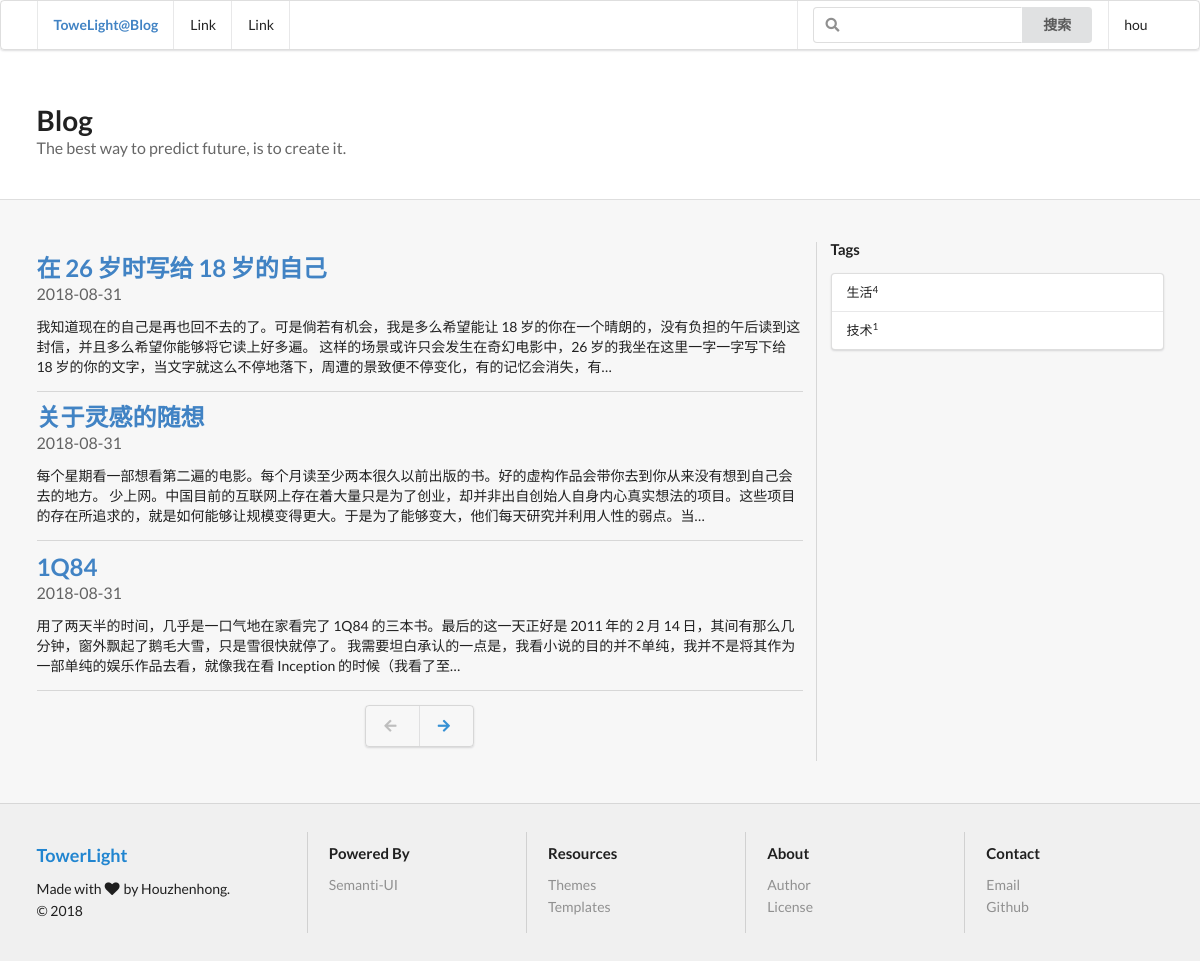
The app's page / (signed in) with its own data.
### blogapp/models.py (models this page shows, shortened)
class Article(models.Model):
    title = models.CharField('标题', null=True, blank=True, max_length=50)
    content = models.TextField('正文', null=True, blank=True, max_length=10000)
    tag = models.ManyToManyField('Tag', verbose_name='标签集合', blank=True)
    add_date = models.DateTimeField('保存日期', default=timezone.now)

class Tag(models.Model):
    name = models.CharField('标签名', max_length=30)

### blogapp/views.py (the view)
# urls.py: path('', index, name='index'), #
def index(request, page=None):
    context = {}
    article_list_str = Article.objects.all().order_by('add_date')
    context['article_list'] = page_robot(context, article_list_str, page)
    context['tag_list'] = Tag.objects.annotate(num_posts=Count('article'))
    return render(request, 'index.html', context)

### blogapp/views.py (called while the page is built)
def page_robot(context, article_list_str, page):
    article_list_str = Paginator(article_list_str, 3)
    try:
        context['article_list'] = article_list_str.page(page)
    except PageNotAnInteger:
        context['article_list'] = article_list_str.page(1)
    except EmptyPage:
        context['article_list'] = article_list_str.page(
            article_list_str.num_pages)
    return context['article_list']

### blogapp/templates/index.html (shortened to what this page needs)
<!DOCTYPE html>
{% load staticfiles %}
<html>
<head>
    <link href="https://cdn.bootcss.com/semantic-ui/2.3.1/semantic.min.css" rel="stylesheet">
    <link href="{% static 'costom.css' %}" rel="stylesheet">
</head>
<body>
    <div class="pusher">
        <div class="ui menu">
            <div class="ui container">
                <div class="header item"><a href="/">ToweLight@Blog</a></div>
                <a class="item">Link</a>
                <a class="item">Link</a>
                <div class="right menu">
                    <div class="item">
                        <div class="ui action left icon input">
                        <input type="text" placeholder="">
                        <button class="ui button">搜索</button>
                        </div>
					</div>
					{% if request.user.is_authenticated %}
					<div class="item">
						<p>{{ request.user.username }}</p>
                    </div>
					{% endif %}
                </div>
            </div>
        </div>
        <div class="ui vertical stripe segment">
            <div class="ui container">
                <h1 class="ui header">
                Blog
                <div class="sub header quote">The best way to predict future, is to create it.</div>
                </h1>
            </div>
        </div>
        <div class="ui vertical stripe segment blog">
            <div class="ui divided grid stackable container">
                <div class="row">
                    <article class="eleven wide column">
					{% for article in article_list %}
						<div class="ui vertical segment">
                        	<h2 class="ui header">
                            	<a href="{% url 'detail' article.id %}">{{ article.title }}</a>
                            	<div class="sub header">{{ article.add_date|date:"Y-m-d" }}</div>
							</h2>
							<p>{{ article.content|truncatechars:160 }}</p>
                        </div>
					{% endfor %}
					<div class="ui center aligned vertical segment container">
							<div class="ui pagination menu">
								{% if article_list.has_previous %}
								<a href="{% url 'page' article_list.previous_page_number %}" class="item">
									<i class="icon blue left arrow"></i>
								</a>
								{% else %}
								<a href="{% url 'page' 1 %}" class="disabled item">
									<i class="icon left arrow"></i>
								</a>
								{% endif %}
								{% if article_list.has_next %}
								<a href="{% url 'page' article_list.next_page_number %}" class="item">
									<i class="icon blue right arrow"></i>
								</a>
								{% else %}
								<a href="{% url 'page' article_list.paginator.num_pages %}" class="disabled item">
									<i class="icon right arrow"></i>
								</a>
								{% endif %}
							</div>
						</div>
                    </article>
                    <aside class="five wide column">
                    	<div class="ui small header">
                          	Tags
                        </div>
                        <div class="ui small vertical fluid menu">
							{% for tag in tag_list %}
								<a class="item" href="{% url 'tag' tag.id %}">{{ tag.name }}<sup>{{ tag.num_posts }}</sup></a>
							{% endfor %}
                        </div>
                    </aside>
                </div>
            </div>
		</div>
		<footer>
			<div class="ui vertical stripe segment">
				<div class="ui container">
					<div class="ui stackable relaxed divided grid">
						<div class="four wide column">
							<h3 class="ui blue header">
								TowerLight
							</h3>
							<div class="ui list">
								<div class="item">
									Made with <i class="heart icon"></i> by Houzhenhong.
								</div>
								<div class="item">
									© 2018
								</div>
							</div>
						</div>
						<div class="three wide column">
							<h4 class="ui header">
								Powered By
							</h4>
							<div class="ui link list">
								<a class="item" href="https://semantic-ui.com" target="_blank">Semanti-UI</a>
							</div>
						</div>
						<div class="three wide column">
							<h4 class="ui header">
								Resources
							</h4>
							<div class="ui link list">
								<a class="item" href="http://semantic-ui-forest.com/themes" target="_blank">Themes</a><a class="item" href="http://semantic-ui-forest.com/templates" target="_blank">Templates</a>
							</div>
						</div>
						<div class="three wide column">
							<h4 class="ui header">
								About
							</h4>
							<div class="ui link list">
								<a class="item" href="https://github.com/semantic-ui-forest/semantic-ui-forest/graphs/contributors" target="_blank">Author</a>
								<a class="item" href="https://github.com/semantic-ui-forest/semantic-ui-forest/blob/master/LICENSE" target="_blank">License</a>
							</div>
						</div>
						<div class="three wide column">
							<h4 class="ui header">
								Contact
							</h4>
							<div class="ui link list">
								<a class="item" href="mailto:semantic-ui-forest@pptype.com">Email</a><a class="item" href="https://github.com/semantic-ui-forest" target="_blank">Github</a>
							</div>
						</div>
					</div>
				</div>
			</div>
		</footer>
	</div>
</body>
</html>

### blogapp/static/costom.css (style rules this page uses)
body { -webkit-font-smoothing: antialiased; -moz-osx-font-smoothing: grayscale; text-rendering: optimizeLegibility; background-image: url("http://semantic-ui-forest.com/static/images/common/snow.png") !important; background-repeat: repeat !important; }
body .ui.menu { background: none; }
.ui.vertical.stripe.segment { padding: 3rem 0; }
.ui.vertical.stripe.segment.blog { background-color: rgba(0, 0, 0, 0.03); }
footer > .ui.vertical.stripe.segment { background-color: rgba(0, 0, 0, 0.06); }

### records on screen
Article: title "在 26 岁时写给 18 岁的自己", add_date "2018-08-31", content "我知道现在的自己是再也回不去的了。可是倘若有机会，我是多么希望能让 18 岁的你在一个晴朗的，没有负担的午后读到这封信，并且多么希望你能够将它读上好多遍。 这样的场景或许只会发生在奇幻电影中，26 岁的我坐在这里一字一字写下给 18 岁的你的文字，当文字就这么不停地落下，周遭的景致便不停变化，有的记忆会消失，有…"
Article: title "关于灵感的随想", add_date "2018-08-31", content "每个星期看一部想看第二遍的电影。每个月读至少两本很久以前出版的书。好的虚构作品会带你去到你从来没有想到自己会去的地方。 少上网。中国目前的互联网上存在着大量只是为了创业，却并非出自创始人自身内心真实想法的项目。这些项目的存在所追求的，就是如何能够让规模变得更大。于是为了能够变大，他们每天研究并利用人性的弱点。当…"
Article: title "1Q84", add_date "2018-08-31", content "用了两天半的时间，几乎是一口气地在家看完了 1Q84 的三本书。最后的这一天正好是 2011 年的 2 月 14 日，其间有那么几分钟，窗外飘起了鹅毛大雪，只是雪很快就停了。 我需要坦白承认的一点是，我看小说的目的并不单纯，我并不是将其作为一部单纯的娱乐作品去看，就像我在看 Inception 的时候（我看了至…"
Tag: name "生活", num_posts "4"
Tag: name "技术", num_posts "1"

### other values on screen
{{ request.user.username }} "hou"
